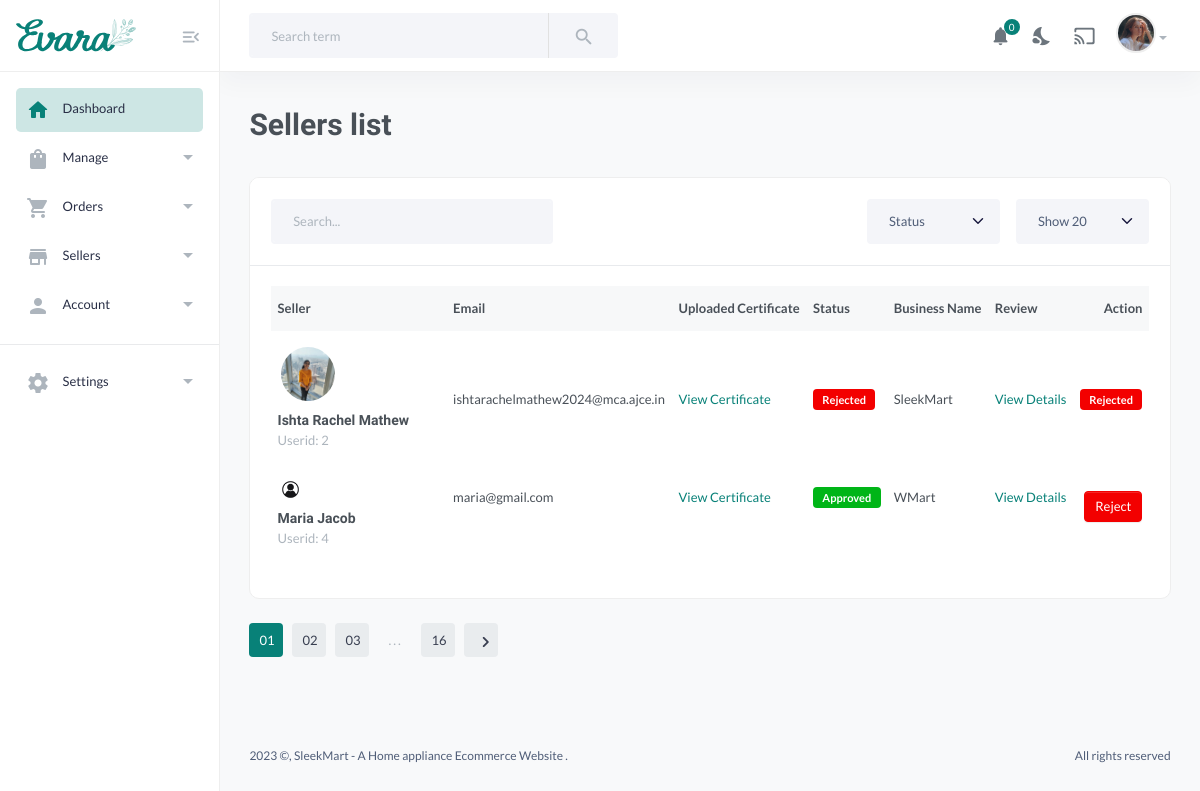
The page /sellerslist (signed in) on the database as committed earlier.
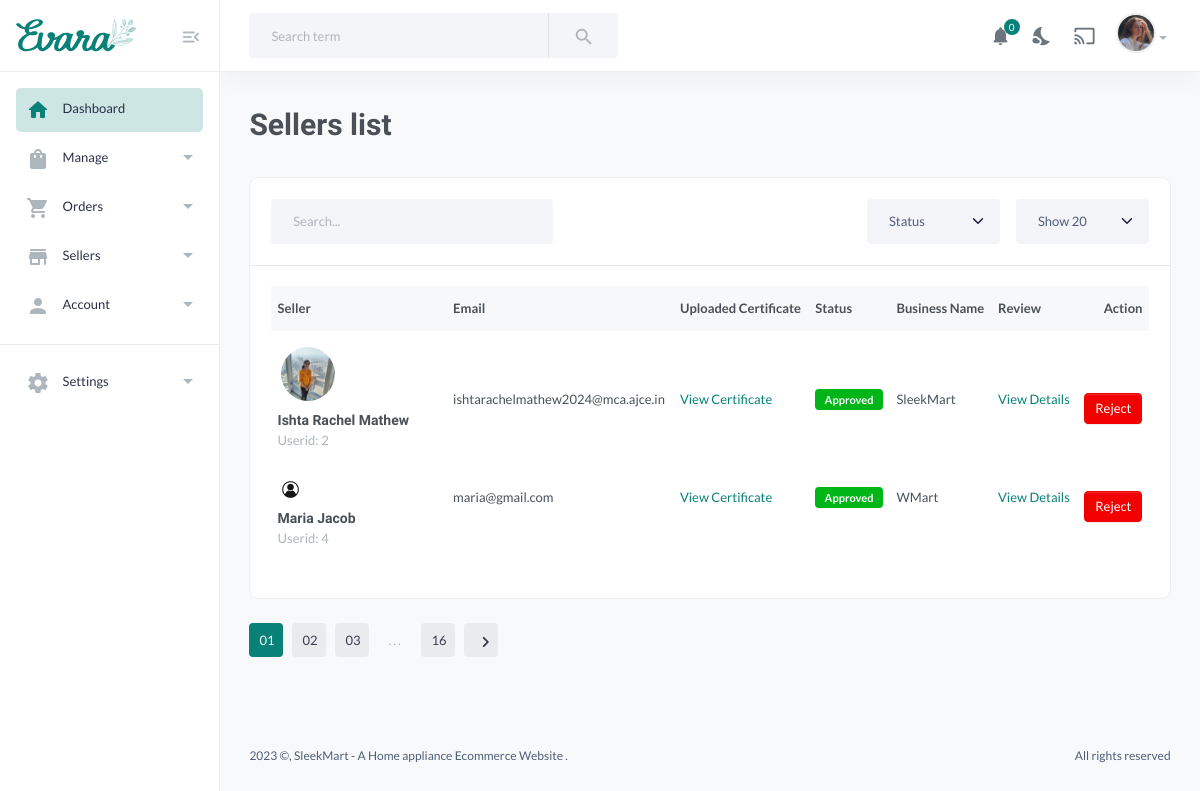
The same page on the database as committed later.
### dashboard/models.py (models this page shows, shortened)
class Seller(models.Model):
    APPROVED = 'approved'
    DECLINED = 'declined'
    PENDING = 'pending'
    APPROVAL_CHOICES = [
        (APPROVED, 'Approved'),
        (DECLINED, 'declined'),
        (PENDING, 'Pending'),
    ]
    user = models.OneToOneField(CustomUser, on_delete=models.CASCADE)
    business_name = models.CharField(max_length=100)
    business_address = models.TextField()
    business_website = models.URLField(blank=True, null=True)
    seller_proof = models.FileField(upload_to='seller_proofs/')
    is_approved = models.CharField(
        max_length=20,
        choices=APPROVAL_CHOICES,
        default=PENDING,  # Default to Pending
    )

class CustomUser(AbstractBaseUser, PermissionsMixin):
    USER_ROLES = (
        ('customer', 'Customer'),
        ('seller', 'Seller'),
        ('admin', 'Admin'),
        ('delivery_agent', 'Delivery Agent'),
    )
    email = models.EmailField(unique=True, null=True, blank=True)
    name = models.CharField(max_length=100,null=True, blank=True)
    mobile = models.CharField(max_length=15, blank=True, null=True)
    profile_pic = models.ImageField(upload_to='profile_pics/', blank=True, null=True)
    address = models.TextField(blank=True, null=True)
    is_active = models.BooleanField(default=True)
    is_staff = models.BooleanField(default=False)
    date_joined = models.DateTimeField(default=timezone.now)
    role = models.CharField(max_length=15, choices=USER_ROLES, blank=True, null=True,default='customer')
    objects = CustomUserManager()
    USERNAME_FIELD = 'email'
    REQUIRED_FIELDS = ['name']

### dashboard/views.py (the view)
# urls.py: path('sellerslist',  views.sellerslist, name='sellerslist'),
@login_required
def sellerslist(request):
    sellers = Seller.objects.all()  # Fetch all customer profiles from the database
    seller_count = sellers.count()
    context = {'sellers': sellers, 'seller_count': seller_count}
    return render(request, 'MainUser/sellerslist.html', context)

### templates/MainUser/sellerslist.html (shortened to what the changed rows need)
{% load static %}
<!DOCTYPE HTML>
<html lang="en">
<head>
    <link href="{% static 'assets/css/main.css' %}" rel="stylesheet" type="text/css" />
</head>
<body>
    <main class="main-wrap">
        <section class="content-main">
            <div class="content-header">
                <h2 class="content-title">Sellers list</h2>
            </div>
            <div class="card mb-4">
                <div class="card-body">
                    <div class="table-responsive">
                        <table class="table table-hover">
                            <thead>
                                <tr>
                                    <th>Seller</th>
                                    <th>Email</th>
                                    <th>Uploaded Certificate</th>
                                    <th>Status</th>
                                    <th>Business Name</th>
                                    <th> Review </th>
                                    <th class="text-end"> Action </th>
                                </tr>
                            </thead>
                            <tbody>
                                {% for seller in sellers %}
                                <tr>
                                    <td width="20%">
                                        <a href="page-sellers-list.html#" class="itemside">
                                            <div class="left">
                                                {% if seller.user.profile_pic %}
                                                <img src="{{ seller.user.profile_pic.url }}" alt="{{ seller.user.name }}" class="img-sm img-avatar" />
                                                {% else %}
                                                <img src="{% static 'images/propic.jpg' %}" alt="default profile pic" class="img-rounded img-responsive" style="width:25px;"/>
                                                {% endif %}
                                            </div>
                                            <div class="info pl-3">
                                                <a href="{{ seller.seller_proof.url }}" target="_blank">
                                                <h6 class="mb-0 title">{{ seller.user.name }}</h6>
                                               </a>
                                                <small class="text-muted">Userid: {{ seller.user.id }}</small>
                                            </div>
                                        </a>
                                    </td>
                                    <td>{{ seller.user.email }}</td>
                                    <td> <a href="{{ seller.seller_proof.url }}" target="_blank"> View Certificate </a></td>
                                    <td>
                                        {% if seller.is_approved == 'approved' %}
                                            <span class="badge bg-success">Approved</span>
                                        {% elif seller.is_approved == 'pending' %}
                                            <span class="badge bg-success">Pending</span>
                                        {% elif seller.is_approved == 'declined' %}
                                            <span class="badge bg-danger">Rejected</span>
                                        {% endif %}
                                    </td>
                                    <td>{{ seller.business_name}}</td>
                                    <td><a href="{% url 'seller_details' seller.id %}">View Details</a></td>
                                    <td class="text-end">
                                        {% if seller.is_approved == 'approved' %}
                                            <a href="{% url 'rejectseller' seller.id %}" class="btn btn-sm btn-danger rounded font-sm mt-15">Reject</a>
                                        {% elif seller.is_approved == 'pending' %}
                                            <a href="{% url 'approveseller' seller.id %}" class="btn btn-sm btn-primary rounded font-sm mt-15">Approve</a>
                                            <a href="{% url 'rejectseller' seller.id %}" class="btn btn-sm btn-danger rounded font-sm mt-15">Reject</a>
                                        {% elif seller.is_approved == 'declined' %}
                                            <span class="badge bg-danger">Rejected</span>
                                        {% endif %}
                                    </td>
                                </tr>
                            {% endfor %}
                            </tbody>
                        </table>
                    </div>
                </div>
            </div>
        </section>
    </main>
</body>
</html>

Rows that differ between the two databases and show on the page:
changed Seller "SleekMart": is_approved "Rejected Rejected" → "Approved Reject"
